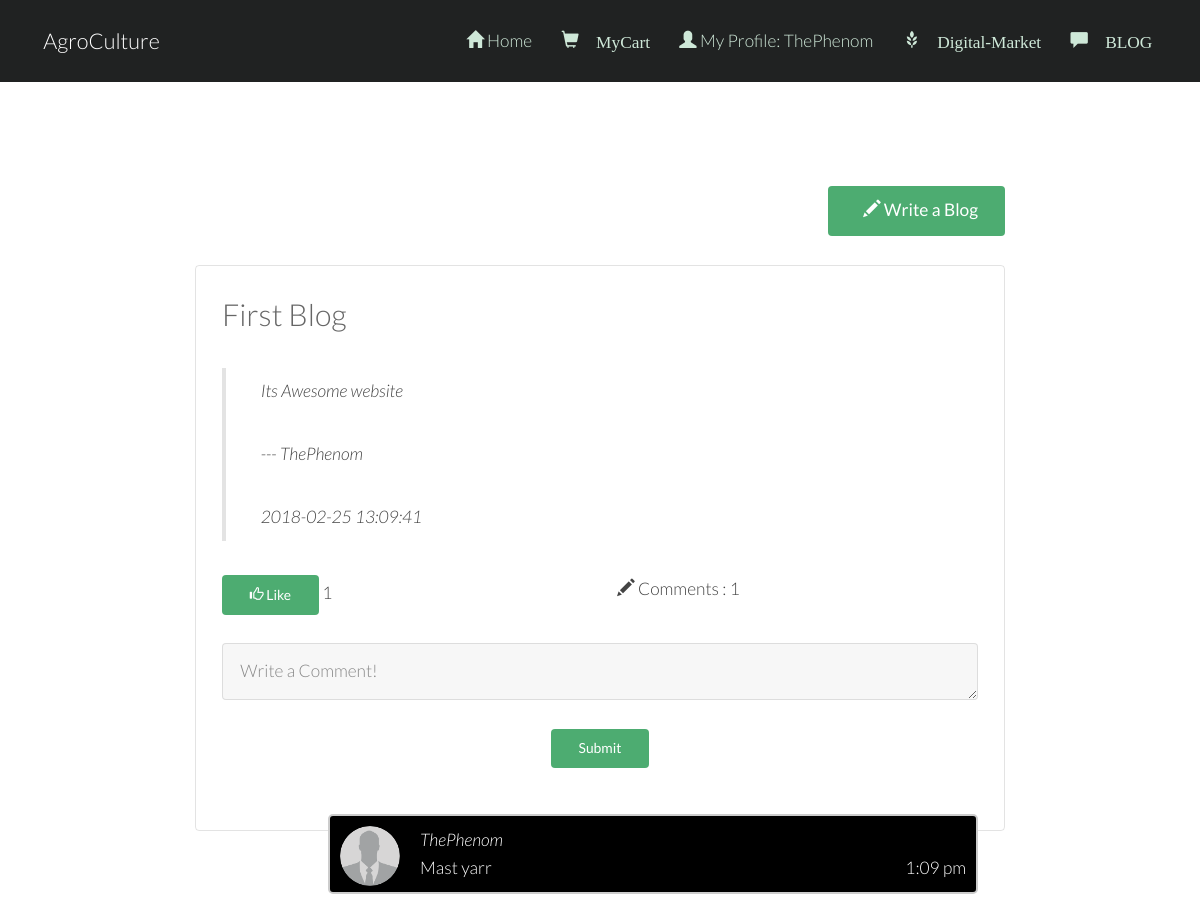
The page /blogView.php (signed in) on the database its author committed.
### tables this page shows
CREATE TABLE `blogdata` (
  `blogId` int(10) NOT NULL,
  `blogUser` varchar(256) NOT NULL,
  `blogTitle` varchar(256) NOT NULL,
  `blogContent` longtext NOT NULL,
  `blogTime` timestamp NOT NULL DEFAULT CURRENT_TIMESTAMP,
  `likes` int(10) NOT NULL DEFAULT '0'
);

CREATE TABLE `blogfeedback` (
  `blogId` int(10) NOT NULL,
  `comment` varchar(256) NOT NULL,
  `commentUser` varchar(256) NOT NULL,
  `commentPic` varchar(256) NOT NULL DEFAULT 'profile0.png',
  `commentTime` timestamp NOT NULL DEFAULT CURRENT_TIMESTAMP
);

### blogView.php (the view, shortened to what this page needs)
<?php
	require 'db.php';
	$sql = "SELECT * FROM blogdata ORDER BY blogId DESC";
	$result = mysqli_query($conn, $sql);
	function formatDate($date)
	{
		return date('g:i a', strtotime($date));
	}
?>
<!DOCTYPE HTML>
<html>
	<head>
        <link href="bootstrap\css\bootstrap.min.css" rel="stylesheet">
		<link rel="stylesheet" href="css/skel.css" />
		<link rel="stylesheet" href="css/style.css" />
		<link rel="stylesheet" href="css/style-xlarge.css" />
		<link rel="stylesheet" href="Blog/commentBox.css" />
	</head>
	<body class="subpage">
		<?php
			require 'menu.php';
		?>
			<section id="main" class="wrapper">
				<div class="inner">
					<div class="container" style="width: 70%">
					<div class="row uniform">
						<div class="9u 12u$(small)">
						</div>
						<div class="3u 12u$(small)">
							<a href="blogWrite.php" class="button special fit"><span class="glyphicon glyphicon-pencil"></span> Write a Blog</a>
						</div>
					</div>
					<br />
					<?php
						while($row = $result->fetch_array()) :
							$id = $row['blogId'];
							$sql = "SELECT * FROM blogfeedback WHERE blogId = '$id'";
							$result1 = mysqli_query($conn, $sql);
							$numComment = mysqli_num_rows($result1);
					?>
					<div class="box">
						<h2><?= $row['blogTitle']; ?></h2>
						<blockquote>
							<?= $row['blogContent']; ?>
							<p>--- <?= $row['blogUser']; ?></p>
							<p><?= $row['blogTime']; ?></p>
						</blockquote>
						<form method="post" action="blogView.php">
							<div class="row">
								<div class="6u 12u$(xsmall)">
									<button class = "button special small" name="<?php echo 'like'.$id; ?>">
									<span class="glyphicon glyphicon-thumbs-up"></span> Like</button>
									<span><?= $row['likes']?></span>
								</div>
								<div class="6u 12u$(xsmall)">
									<span class="glyphicon glyphicon-pencil"></span> Comments : <?= $numComment ?></button>
								</div>
								<div class="12u$">
									<br>
									<textarea name="comment" id="comment" rows="1" placeholder="Write a Comment!"></textarea>
								</div>
								<div class="12u$">
									<center>
									<br>
									<input type="submit" name="<?php echo 'submit'.$id; ?>" class="button special small" value="Submit"/>
									</center>
								</div>
							</div>
						</form>
						<?php
							if($result1) :
								while($row1 = $result1->fetch_array()) :
						?>
							<div class="con darker">
								<img src="<?php echo 'images/profileImages/'.$row1['commentPic']?>" alt="Avatar"><span><em><?= $row1['commentUser']; ?></em></span>
								<br>
								<?= $row1['comment']; ?>
								<span class="time-right"><?= formatDate($row1['commentTime']); ?></span>
							</div>
							<?php endwhile; ?>
						<?php endif; ?>
					</div>
					<?php endwhile; ?>
				</div>
			</section>
	</body>
</html>

### menu.php
<?php
	if(isset($_SESSION['logged_in']) AND $_SESSION['logged_in'] == 1)
	{
		$loginProfile = "My Profile: ". $_SESSION['Username'];
		$logo = "glyphicon glyphicon-user";
		if($_SESSION['Category']!= 1)
		{
			$link = "Login/profile.php";
		}
		else {
				$link = "profileView.php";
		}
	}
	else
	{
		$loginProfile = "Login";
		$link = "index.php";
		$logo = "glyphicon glyphicon-log-in";
	}
?>
<!DOCTYPE html>
			<header id="header">
				<h1><a href="index.php">AgroCulture</a></h1>
				<nav id="nav">
					<ul>
						<li><a href="index.php"><span class="glyphicon glyphicon-home"></span> Home</a></li>
						<li><a href="myCart.php"><span class="glyphicon glyphicon-shopping-cart"> MyCart</a></li>
						<li><a href="<?= $link; ?>"><span class="<?php echo $logo; ?>"></span><?php echo" ". $loginProfile; ?></a></li>
						<li><a href="market.php"><span class="glyphicon glyphicon-grain"> Digital-Market</a></li>
						<li><a href="blogView.php"><span class="glyphicon glyphicon-comment"> BLOG</a></li>
					</ul>
				</nav>
			</header>
	</body>
</html>

### css/skel.css (style rules this page uses)
html,body,div,span,applet,object,iframe,h1,h2,h3,h4,h5,h6,p,blockquote,pre,a,abbr,acronym,address,big,cite,code,del,dfn,em,img,ins,kbd,q,s,samp,small,strike,strong,sub,sup,tt,var,b,u,i,center,dl,dt,dd,ol,ul,li,fieldset,form,label,legend,table,caption,tbody,tfoot,thead,tr,th,td,article,aside,canvas,details,embed,figure,figcaption,footer,header,hgroup,menu,nav,output,ruby,section,summary,time,mark,audio,video { margin:0;padding:0;border:0;font-size:100%;font:inherit;vertical-align:baseline; }
article,aside,details,figcaption,figure,footer,header,hgroup,menu,nav,section { display:block; }
body { line-height:1; }
ol,ul { list-style:none; }
blockquote,q { quotes:none; }
blockquote:before,blockquote:after,q:before,q:after { content:'';content:none; }
body { -webkit-text-size-adjust:none }
*, *:before, *:after { -moz-box-sizing: border-box; -webkit-box-sizing: border-box; box-sizing: border-box; }
body { min-width: 1200px; }
.container { margin-left: auto; margin-right: auto; width: 1200px; }
.row { border-bottom: solid 1px transparent; }
.row > * { float: left; }
.row:after, .row:before { content: ''; display: block; clear: both; height: 0; }
.row.uniform > * > :first-child { margin-top: 0; }
.row.uniform > * > :last-child { margin-bottom: 0; }
.row > * { padding: 0 0 0 2em; }
.row { margin: 0 0 0 -2em; }
.row.uniform > * { padding: 2em 0 0 2em; }
.row.uniform { margin: -2em 0 0 -2em; }
.\31 2u, .\31 2u\24, .\31 2u\28 1\29, .\31 2u\24\28 1\29 { width: 100%; clear: none; }
.\39 u, .\39 u\24, .\39 u\28 1\29, .\39 u\24\28 1\29 { width: 75%; clear: none; }
.\36 u, .\36 u\24, .\36 u\28 1\29, .\36 u\24\28 1\29 { width: 50%; clear: none; }
.\33 u, .\33 u\24, .\33 u\28 1\29, .\33 u\24\28 1\29 { width: 25%; clear: none; }
.\31 2u\24 + *, .\31 2u\24\28 1\29 + *, .\31 1u\24 + *, .\31 1u\24\28 1\29 + *, .\31 0u\24 + *, .\31 0u\24\28 1\29 + *, .\39 u\24 + *, .\39 u\24\28 1\29 + *, .\38 u\24 + *, .\38 u\24\28 1\29 + *, .\37 u\24 + *, .\37 u\24\28 1\29 + *, .\36 u\24 + *, .\36 u\24\28 1\29 + *, .\35 u\24 + *, .\35 u\24\28 1\29 + *, .\34 u\24 + *, .\34 u\24\28 1\29 + *, .\33 u\24 + *, .\33 u\24\28 1\29 + *, .\32 u\24 + *, .\32 u\24\28 1\29 + *, .\31 u\24 + *, .\31 u\24\28 1\29 + * { clear: left; }

### css/style-xlarge.css (style rules this page uses)
body, input, select, textarea { font-size: 13pt; }

### Blog/commentBox.css (style rules this page uses)
.con { border: 2px solid #dedede; background-color: #f1f1f1; border-radius: 5px; padding: 10px; margin: 10px 0; color: #fff; width: 650px; height:80px; word-wrap:break-word; }
.darker { border-color: #ccc; background-color: #000; float: right; }
.con::after { content: ""; clear: both; display: table; }
.con img { float: left; max-width: 60px; width: 80%; margin-right: 20px; border-radius: 50%; }
.time-right { position: relative; float: right; color: #fff; }

### css/style-large.css (style rules this page uses)
body, input, select, textarea { font-size: 13pt; }

### rows shown on the page
blogdata: blogTitle "First Blog", blogContent "Its Awesome website", blogUser "ThePhenom", blogTime "2018-02-25 13:09:41", likes "1", numComment "1"
blogfeedback: commentPic (picture), commentUser "ThePhenom", comment "Mast yarr", commentTime "1:09 pm"

### other values the page prints
$loginProfile "My Profile: ThePhenom"
